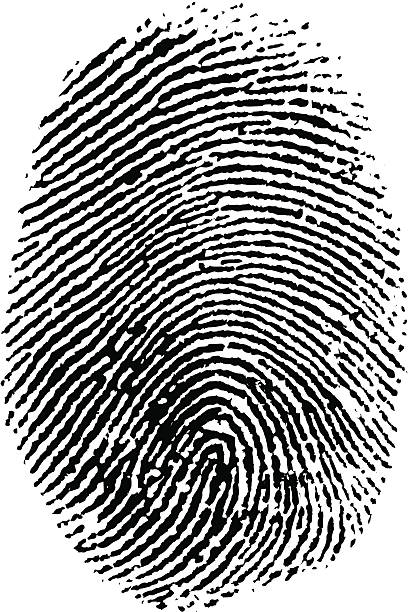
#> input picture fingerprint2.jpg, 409 x 612 px
$ jupyter execute --allow-errors BIOMETRIC_INDEXING.ipynb   (older library calls are emulated)
#> lines starting #> are read from the running program, lines starting #| are printed output that depends on the picture; after the words box and inside, x2 and y2 are one past the last pixel; in counts of white or black regions, pixels touching at a corner belong together; long printed decimals are rounded
# BIOMETRIC INDEXING ON FINGERPRINTS

The main objective of this project is to develop a robust fingerprint indexing system capable of efficiently matching query fingerprints against a large database of fingerprint images.

# BACKGROUND

In the initial phase of the project, we extensively researched traditional methods for fingerprint indexing. Our investigation led us to the widely used Minutiae Cylinder Code (MCC) method.

# MINUTIAE POINTS WITH MCC

[cell 1]
import cv2
import numpy as np
import matplotlib.pyplot as plt

def extract_mcc(image, num_features=100):
    # Apply morphological closing to enhance the ridges
    kernel = np.ones((3, 3), np.uint8)
    closed_image = cv2.morphologyEx(image, cv2.MORPH_CLOSE, kernel)

    # Calculate gradient magnitude using Sobel operator
    grad_x = cv2.Sobel(closed_image, cv2.CV_64F, 1, 0, ksize=3)
    grad_y = cv2.Sobel(closed_image, cv2.CV_64F, 0, 1, ksize=3)
    gradient_magnitude = np.sqrt(grad_x**2 + grad_y**2)

    # Apply adaptive thresholding to obtain binary image
    binary_image = cv2.adaptiveThreshold(gradient_magnitude.astype(np.uint8), 255, cv2.ADAPTIVE_THRESH_MEAN_C, cv2.THRESH_BINARY, 11, 2)

    # Find contours in the binary image
    contours, _ = cv2.findContours(binary_image.astype(np.uint8), cv2.RETR_EXTERNAL, cv2.CHAIN_APPROX_SIMPLE)

    # Extract MCC features
    mcc_points = []
    for contour in contours:
        # Fit ellipse to each contour
        if len(contour) > 5:
            ellipse = cv2.fitEllipse(contour)
            center, axes, angle = ellipse

            mcc_points.append(center)

    # Select top 'num_features' most prominent MCC points based on their proximity to the center of the image
    mcc_points.sort(key=lambda p: np.linalg.norm(np.array(p) - np.array(image.shape) / 2))
    mcc_points = mcc_points[:num_features]

    # If fewer than 'num_features' points are found, duplicate the last point
    if len(mcc_points) < num_features:
        mcc_points.extend([mcc_points[-1]] * (num_features - len(mcc_points)))

    return mcc_points

# Step 1: Load Fingerprint Image
fingerprint_image = cv2.imread('fingerprint2.jpg', cv2.IMREAD_COLOR)
#> fingerprint_image is the input picture: shape (612, 409, 3); mean B, G, R 160.2, 160.2, 160.2
fingerprint_image_2 = cv2.imread('fingerprint4.png', cv2.IMREAD_COLOR)
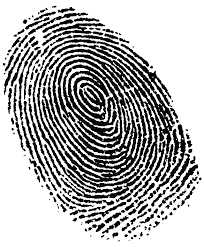
#> input picture fingerprint4.png, 204 x 247 px
#> fingerprint_image_2 is the input picture: shape (247, 204, 3); min 0, max 255, mean 176.5

# Step 2: Preprocessing (e.g., Binarization) using OpenCV
gray_image = cv2.cvtColor(fingerprint_image, cv2.COLOR_BGR2GRAY)
_, binarized_image = cv2.threshold(gray_image, 128, 255, cv2.THRESH_BINARY)
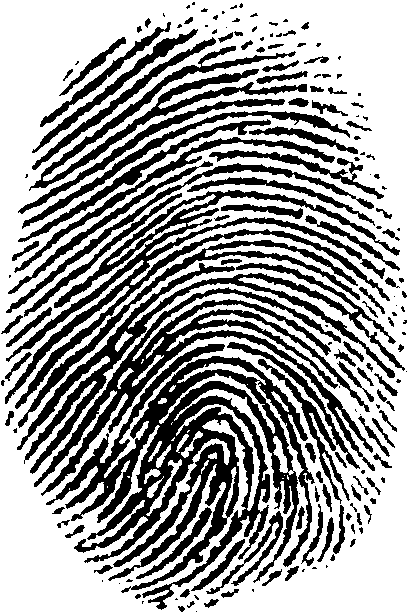
#> binarized_image: shape (612, 409); 62.6% white; 179 black regions (67 under 20 px), largest, box (x1, y1, x2, y2) and area: (46, 344, 315, 610) 24265, (34, 287, 375, 496) 9911, (5, 190, 400, 409) 9803

gray_image_2 = cv2.cvtColor(fingerprint_image_2, cv2.COLOR_BGR2GRAY)
_, binarized_image_2 = cv2.threshold(gray_image_2, 128, 255, cv2.THRESH_BINARY)
#> binarized_image_2: shape (247, 204); 69.7% white; black in thin lines or dots

# Step 3: Extract MCC Features
mcc_points = extract_mcc(binarized_image)
#> in extract_mcc, `binary_image = cv2.adaptiveThreshold(gradient_magnitude.astype(np.uint..`:
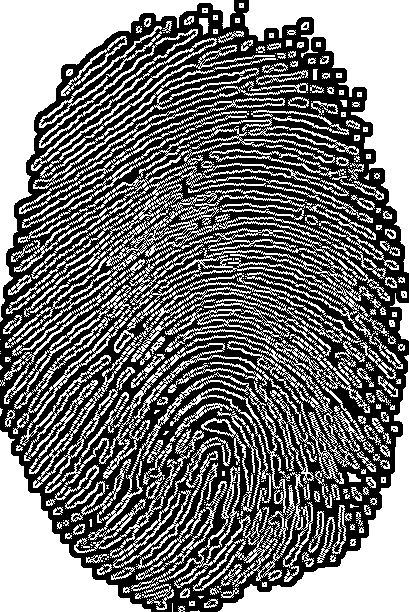
#> binary_image: shape (612, 409); 47.3% white; 509 white regions (318 under 20 px)
#> in extract_mcc, `contours, _ = cv2.findContours(binary_image.astype(np.uint8), cv2.RETR..`: contours = 485 contours, 330 with area under 20; largest, box (x1, y1, x2, y2) and area: (4, 244, 389, 588) 27186, (0, 0, 236, 322) 14733, (243, 0, 409, 273) 13360, (218, 355, 409, 612) 10582, (0, 430, 151, 612) 10282
#> the loop in extract_mcc, `for contour in contours:` made 485 passes
#> (center, axes, angle) on passes 2, 5, 6, 8, 12, 17, 19, 20: ((181.1, 608.4), (5.87, 6.59), 100.9), ((191.9, 603.1), (4.48, 9.91), 88.03), ((210.8, 603), (7.26, 14.24), 70.4), ((153.7, 602.2), (6.43, 11.84), 97.07), ((137.3, 596), (5.36, 5.74), 159.3), ((229.2, 593.4), (7.24, 17.25), 68.79), ((213.3, 590.8), (5.92, 9.01), 83.06), ((184.6, 593), (8.18, 11.54), 47.16)
#> after the loop in extract_mcc, `for contour in contours:`: mcc_points = 189 pairs, first value 1.73 to 1442, second value -72.72 to 2951
#> in extract_mcc, `mcc_points = mcc_points[:num_features]`: mcc_points = 100 pairs, first value 128 to 403.6, second value 13.39 to 434

mcc_points_2 = extract_mcc(binarized_image_2)
#> call 2 of extract_mcc, with num_features = 100
#> in extract_mcc (call 2), `binary_image = cv2.adaptiveThreshold(gradient_magnitude.astype(np.uint..`:
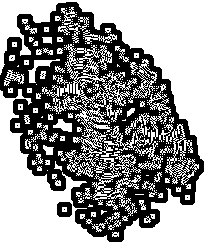
#> binary_image: shape (247, 204); 57% white; 68 black regions (66 under 20 px)
#> in extract_mcc (call 2), `contours, _ = cv2.findContours(binary_image.astype(np.uint8), cv2.RETR..`: contours = 345 contours, 298 with area under 20; largest, box (x1, y1, x2, y2) and area: (0, 89, 204, 247) 9812, (0, 0, 204, 161) 9182, (45, 44, 171, 173) 3778, (165, 124, 199, 185) 536, (92, 158, 141, 216) 482
#> the loop in extract_mcc (call 2), `for contour in contours:` made 345 passes
#> (center, axes, angle) on passes 1, 6, 9, 10, 11, 13, 14, 16: ((115.1, 234), (4.77, 7.3), 88.43), ((98.6, 226.6), (7.53, 12.03), 73.31), ((114.2, 224.5), (5.92, 12.99), 62.51), ((88.86, 221.3), (4.93, 6.74), 116.4), ((146.8, 219.5), (6, 7.09), 65.98), ((124.9, 217.7), (5.24, 6.62), 54.54), ((152.5, 215.5), (4.07, 6.19), 154.5), ((81.76, 215.8), (5.12, 5.52), 45)
#> after the loop in extract_mcc (call 2), `for contour in contours:`: mcc_points = 96 pairs, first value 10.56 to 188.4, second value -124.1 to 234
#> mcc_points_2 = 100 pairs, first value 10.56 to 188.4, second value -124.1 to 234

# Define color for the MCC points (green)
color = (180,0,250)

# Step 4: Display MCC Points on the original image
for mcc_point in mcc_points:
    x, y = mcc_point
    cv2.circle(fingerprint_image, (int(x), int(y)), 5, color, -1)
#> this loop made 100 passes
#> (x, y) on passes 1 to 8: (311, 219.5), (332.2, 231.3), (340.7, 219.5), (266.5, 210.2), (338.7, 177.6), (259, 209.6), (275.8, 162.4), (341.8, 161.2)
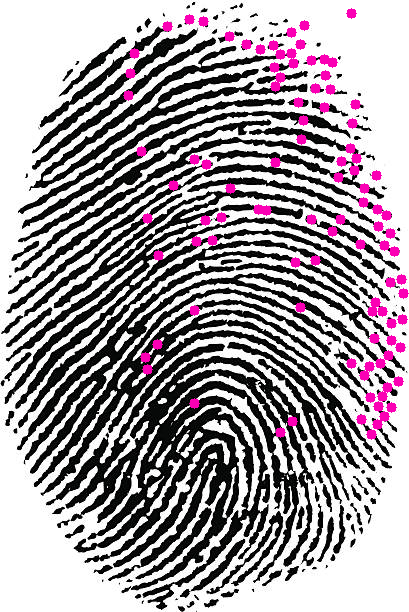
#> fingerprint_image: shape (612, 409, 3); mean B, G, R 161.7, 155.9, 163.9

for mcc_point_2 in mcc_points_2:
    x, y = mcc_point_2
    cv2.circle(fingerprint_image_2, (int(x), int(y)), 2, color, -1)
#> this loop made 100 passes
#> (x, y) on passes 1 to 8: (129.9, 111.6), (112.7, 112), (108.8, 112.8), (141.9, 103.6), (140.2, 121), (127.5, 130.1), (142.8, 80.46), (142.9, 129.8)

plt.figure(figsize=(12, 6))

# Display the fingerprint image with detected MCC points
plt.subplot(1, 2, 1)
plt.imshow(cv2.cvtColor(fingerprint_image, cv2.COLOR_BGR2RGB))
plt.title('Detected MCC Points - 1')
plt.axis('off')

plt.subplot(1, 2, 2)
plt.imshow(cv2.cvtColor(fingerprint_image_2, cv2.COLOR_BGR2RGB))
plt.title('Detected MCC Points - 2')
plt.axis('off')

We noticed MCC points were concentrated in certain regions and sought to work further.
After further exploration, we discovered the Fast Fourier Transform (FFT) method, which showed promise in capturing intricate details of fingerprint images.

# FAST FOURIER TRANSFORM (FFT)

### Feature Extraction
-> Extract relevant features from fingerprint images using techniques such as FFT-based feature extraction.

-> Normalize feature vectors to ensure consistent representation across different fingerprints.

# POWER SPECTRUM ON FINGER PRINT-1

[cell 2]
import cv2
import numpy as np
import matplotlib.pyplot as plt

# Step 1: Load Fingerprint Image
fingerprint_image = cv2.imread('fingerprint-Copy1.jpg', cv2.IMREAD_GRAYSCALE)

# Step 2: Preprocessing (e.g., Binarization) using OpenCV
_, binarized_image = cv2.threshold(fingerprint_image, 128, 255, cv2.THRESH_BINARY)

# Step 3: Compute Fourier Transform
#> (the rest of this cell did not finish here and is left out)

# POWER SPECTRUM ON FINGER PRINT-2

[cell 3]
import cv2
import numpy as np
import matplotlib.pyplot as plt

# Step 1: Load Fingerprint Image
fingerprint_image = cv2.imread('fingerprint2.jpg', cv2.IMREAD_GRAYSCALE)
#> fingerprint_image: shape (612, 409)

# Step 2: Preprocessing (e.g., Binarization) using OpenCV
_, binarized_image = cv2.threshold(fingerprint_image, 128, 255, cv2.THRESH_BINARY)

# Step 3: Compute Fourier Transform
fingerprint_fft = np.fft.fft2(binarized_image)

# Step 4: Compute Power Spectrum
power_spectrum = np.abs(np.fft.fftshift(fingerprint_fft)) ** 2

# Step 5: Display Power Spectrum
plt.figure(figsize=(12, 6))
plt.subplot(1, 2, 1)
plt.imshow(binarized_image, cmap='gray')
plt.title('Binarized Fingerprint Image')
plt.axis('off')

plt.subplot(1, 2, 2)
plt.imshow(np.log(power_spectrum + 1), cmap='gray')
plt.title('Power Spectrum (Log Scale)')
plt.axis('off')

plt.tight_layout()
plt.show()

# SIMILARITY

[cell 4]
import cv2
import numpy as np
from skimage.metrics import structural_similarity as ssim
from scipy.spatial.distance import euclidean
from scipy.stats import pearsonr

# Step 1: Load Fingerprint Images
fingerprint_image1 = cv2.imread('fingerprint.jpg', cv2.IMREAD_GRAYSCALE)
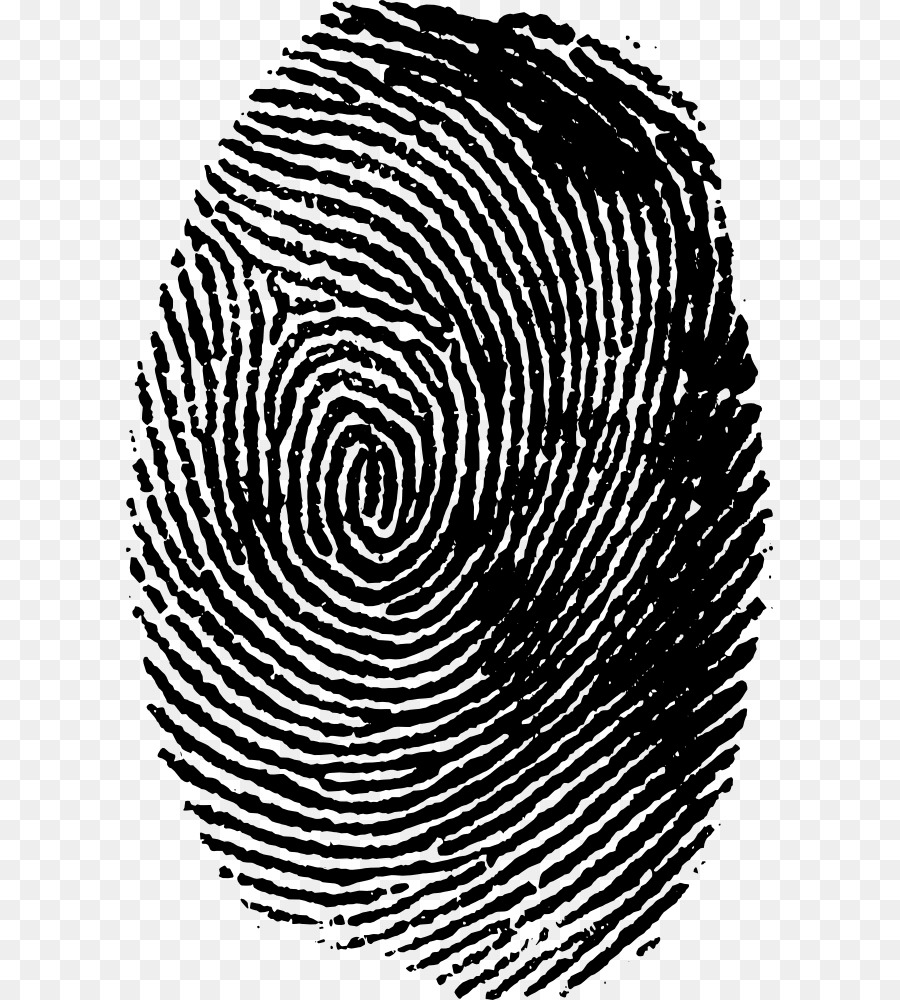
#> input picture fingerprint.jpg, 900 x 1000 px
#> fingerprint_image1 is the input picture: shape (1000, 900); min 0, max 255, mean 152.8
fingerprint_image2 = cv2.imread('fingerprint2.jpg', cv2.IMREAD_GRAYSCALE)

# Step 2: Preprocessing and Fourier Transform
def compute_power_spectrum(image):
    _, binarized_image = cv2.threshold(image, 128, 255, cv2.THRESH_BINARY)
#> binarized_image: shape (1000, 900); 61.8% white; 70 black regions (31 under 20 px), largest, box (x1, y1, x2, y2) and area: (132, 0, 773, 1000) 323867, (568, 883, 689, 989) 1991, (237, 873, 387, 907) 1687
    fingerprint_fft = np.fft.fft2(binarized_image)
    power_spectrum = np.abs(np.fft.fftshift(fingerprint_fft)) ** 2
#> power_spectrum: shape (1000, 900) float64
    return power_spectrum

power_spectrum1 = compute_power_spectrum(fingerprint_image1)
power_spectrum2 = compute_power_spectrum(fingerprint_image2)

# Step 3: Resize Power Spectra Arrays to Match Dimensions
min_shape = (min(power_spectrum1.shape[0], power_spectrum2.shape[0]),
             min(power_spectrum1.shape[1], power_spectrum2.shape[1]))
power_spectrum1_resized = cv2.resize(power_spectrum1, min_shape[::-1])
power_spectrum2_resized = cv2.resize(power_spectrum2, min_shape[::-1])

# Step 4: Compute Similarity Metric
# For example, Pearson correlation coefficient
pearson_correlation, _ = pearsonr(power_spectrum1_resized.flatten(), power_spectrum2_resized.flatten())

# Resize fingerprint images to match dimensions for SSIM computation
fingerprint_image1_resized = cv2.resize(fingerprint_image1, min_shape[::-1])
fingerprint_image2_resized = cv2.resize(fingerprint_image2, min_shape[::-1])

# Compute SSIM
ssim_index = ssim(fingerprint_image1_resized, fingerprint_image2_resized)

print("Pearson Correlation Coefficient:", pearson_correlation)
#| Pearson Correlation Coefficient: 0.9989
print("Structural Similarity Index (SSIM):", ssim_index)
#| Structural Similarity Index (SSIM): 0.1217

# TOWARDS QUADRANTS

If FFT is effective, why not divide image into 4 quadrants, compute power spectra for each and take average?

[cell 5]
import cv2
import numpy as np
import matplotlib.pyplot as plt
import matplotlib.patches as patches

# Step 1: Load Fingerprint Image
fingerprint_image = cv2.imread('fingerprint2.jpg', cv2.IMREAD_GRAYSCALE)

# Step 2: Divide the Fingerprint Image
height, width = fingerprint_image.shape
half_height, half_width = height // 2, width // 2

# Define regions (4 quadrants)
regions = [
    fingerprint_image[:half_height, :half_width],    # Top left quadrant
    fingerprint_image[:half_height, half_width:],    # Top right quadrant
    fingerprint_image[half_height:, :half_width],    # Bottom left quadrant
    fingerprint_image[half_height:, half_width:]    # Bottom right quadrant
]

# Step 3: Apply FFT to Each Region
power_spectra = []
for region in regions:
    # Apply FFT
    fft_region = np.fft.fft2(region)
    power_spectrum = np.abs(np.fft.fftshift(fft_region)) ** 2
    power_spectra.append(power_spectrum)
#> this loop made 4 passes

# Step 4: Extract Features from Each Region
features = []
for power_spectrum in power_spectra:
    # Compute mean and variance
    mean_power = np.mean(power_spectrum)
    var_power = np.var(power_spectrum)
    features.append([mean_power, var_power])

# Step 5: Combine Features from All Regions
feature_vector = np.concatenate(features)

# Step 6: Visualize Divisions of the Fingerprint Image
fig, ax = plt.subplots()
ax.imshow(fingerprint_image, cmap='gray')

# Add rectangles to show the divisions
ax.add_patch(patches.Rectangle((0, 0), half_width, half_height, linewidth=1, edgecolor='r', facecolor='none'))
ax.add_patch(patches.Rectangle((half_width, 0), half_width, half_height, linewidth=1, edgecolor='r', facecolor='none'))
ax.add_patch(patches.Rectangle((0, half_height), half_width, half_height, linewidth=1, edgecolor='r', facecolor='none'))
ax.add_patch(patches.Rectangle((half_width, half_height), half_width, half_height, linewidth=1, edgecolor='r', facecolor='none'))

plt.title('Fingerprint Image with Quadrant Divisions')
plt.axis('off')
plt.show()
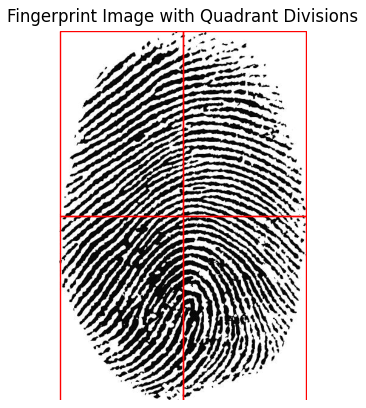
#> figure drawn by matplotlib, 1 panel

# FEATURE VECTOR AND POWER SPECTRA OF REGIONS

[cell 6]
import cv2
import numpy as np
import matplotlib.pyplot as plt

# Step 1: Load Fingerprint Image
fingerprint_image = cv2.imread('fingerprint2.jpg', cv2.IMREAD_GRAYSCALE)

# Step 2: Divide the Fingerprint Image
height, width = fingerprint_image.shape
half_height, half_width = height // 2, width // 2

# Define regions (4 quadrants)
regions = [
    fingerprint_image[:half_height, :half_width],    # Top left quadrant
    fingerprint_image[:half_height, half_width:],    # Top right quadrant
    fingerprint_image[half_height:, :half_width],    # Bottom left quadrant
    fingerprint_image[half_height:, half_width:]    # Bottom right quadrant
]

# Step 3: Apply FFT to Each Region
power_spectra = []
for region in regions:
    # Apply FFT
    fft_region = np.fft.fft2(region)
    power_spectrum = np.abs(np.fft.fftshift(fft_region)) ** 2
    power_spectra.append(power_spectrum)

# Step 4: Extract Features from Each Region
features = []
for power_spectrum in power_spectra:
    mean_power = np.mean(power_spectrum)
    var_power = np.var(power_spectrum)
    features.append([mean_power, var_power])

# Step 5: Combine Features from All Regions
feature_vector = np.concatenate(features)

# Display the feature vector
print("Feature Vector:\n", feature_vector)
#| Feature Vector:
#|  [2.46543365e+09 1.67024481e+23 2.72575373e+09 2.43992184e+23
#|  2.12130225e+09 9.67712885e+22 2.44232809e+09 1.63876481e+23]

# Visualize the power spectra of each region (optional)
plt.figure(figsize=(12, 6))
for i, power_spectrum in enumerate(power_spectra, 1):
    plt.subplot(2, 2, i)
    plt.imshow(np.log(power_spectrum + 1), cmap='gray')
    plt.title(f'Power Spectrum (Region {i})')
    plt.axis('off')

plt.tight_layout()
plt.show()
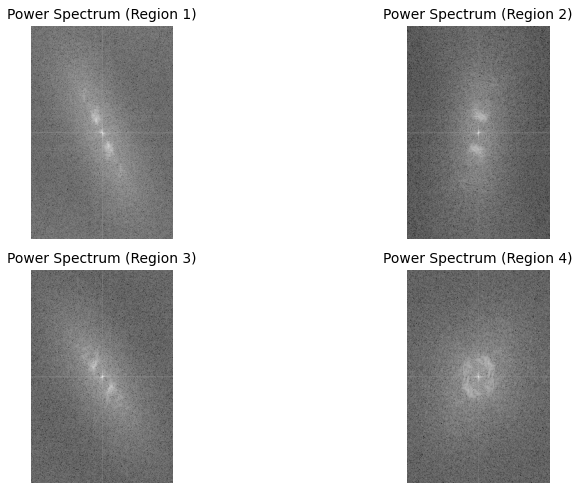
#> figure drawn by matplotlib, 4 panels

# INDEXING METHOD

# USING DATASKETCH

[cell 7]
from datasketch import MinHash, MinHashLSH

# Step 1: Define the number of permutations for MinHash
num_perm = 128

# Step 2: Initialize the LSH index
#> (the rest of this cell did not finish here and is left out)

# TILTED FEATURE VECTOR

[cell 8]
import cv2
import numpy as np
from scipy.fft import fftn, fftshift
from skimage.measure import block_reduce

def align_fingerprint(image):
    aligned_image = image
    return aligned_image

def segment_fingerprint(image):
    segmented_image = image
    return segmented_image

def extract_feature_vector(image):
    # Align and segment the fingerprint image
    aligned_image = align_fingerprint(image)
    segmented_image = segment_fingerprint(aligned_image)

    # Apply FFT to compute the Power Spectrum
    power_spectrum = np.abs(fftshift(fftn(segmented_image))) ** 2
#> power_spectrum: shape (612, 409) float64

    # Divide Power Spectrum into quadrants and extract feature vector
    num_quadrants = 4
    quadrant_size = tuple(np.array(power_spectrum.shape) // num_quadrants)
    feature_vector = []
    for i in range(num_quadrants):
        for j in range(num_quadrants):
            quadrant = power_spectrum[i * quadrant_size[0]: (i + 1) * quadrant_size[0],
                                       j * quadrant_size[1]: (j + 1) * quadrant_size[1]]
            feature_vector.append(np.mean(quadrant))
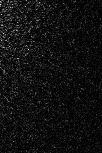
#> quadrant: shape (153, 102) float64; min 26000.5, max 3.4e+09, mean 228808966.6; drawn with min black and max white
    return feature_vector

fingerprint_image = cv2.imread('fingerprint2.jpg', cv2.IMREAD_GRAYSCALE)

# Extract feature vector for the fingerprint image
feature_vector = extract_feature_vector(fingerprint_image)
print("Feature Vector:\n", feature_vector)
#> (printed output is left out)

# MORE QUADRANTS

[cell 9]
import cv2
import numpy as np
from scipy.fft import fftn, fftshift
import matplotlib.pyplot as plt

def align_fingerprint(image):
    return image

def segment_fingerprint(image):
    return image

def extract_feature_vector(image):
    # Align and segment the fingerprint image
    aligned_image = align_fingerprint(image)
    segmented_image = segment_fingerprint(aligned_image)

    # Apply FFT to compute the Power Spectrum
    power_spectrum = np.abs(fftshift(fftn(segmented_image))) ** 2

    # Divide Power Spectrum into quadrants
    num_quadrants = 4
    quadrant_size = tuple(np.array(power_spectrum.shape) // num_quadrants)

    # Visualize the quadrants on the original image
    image_with_quadrants = segmented_image.copy()
    for i in range(1, num_quadrants):
        cv2.line(image_with_quadrants, (0, i * quadrant_size[0]), (image.shape[1], i * quadrant_size[0]), (0, 0, 0), 2)
        cv2.line(image_with_quadrants, (i * quadrant_size[1], 0), (i * quadrant_size[1], image.shape[0]), (0, 0, 0), 2)
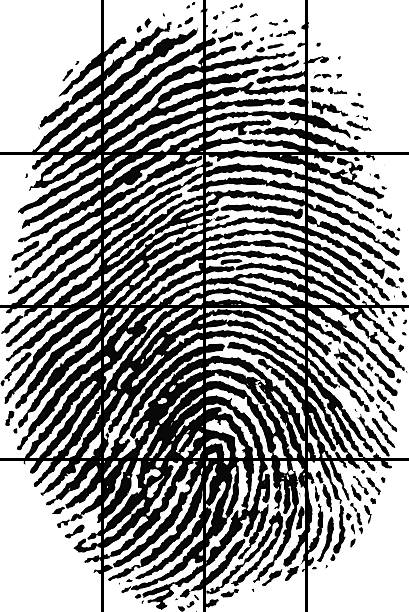
#> image_with_quadrants: shape (612, 409); min 0, max 255, mean 155.2
#> (the rest of the program and of its run is left out)
